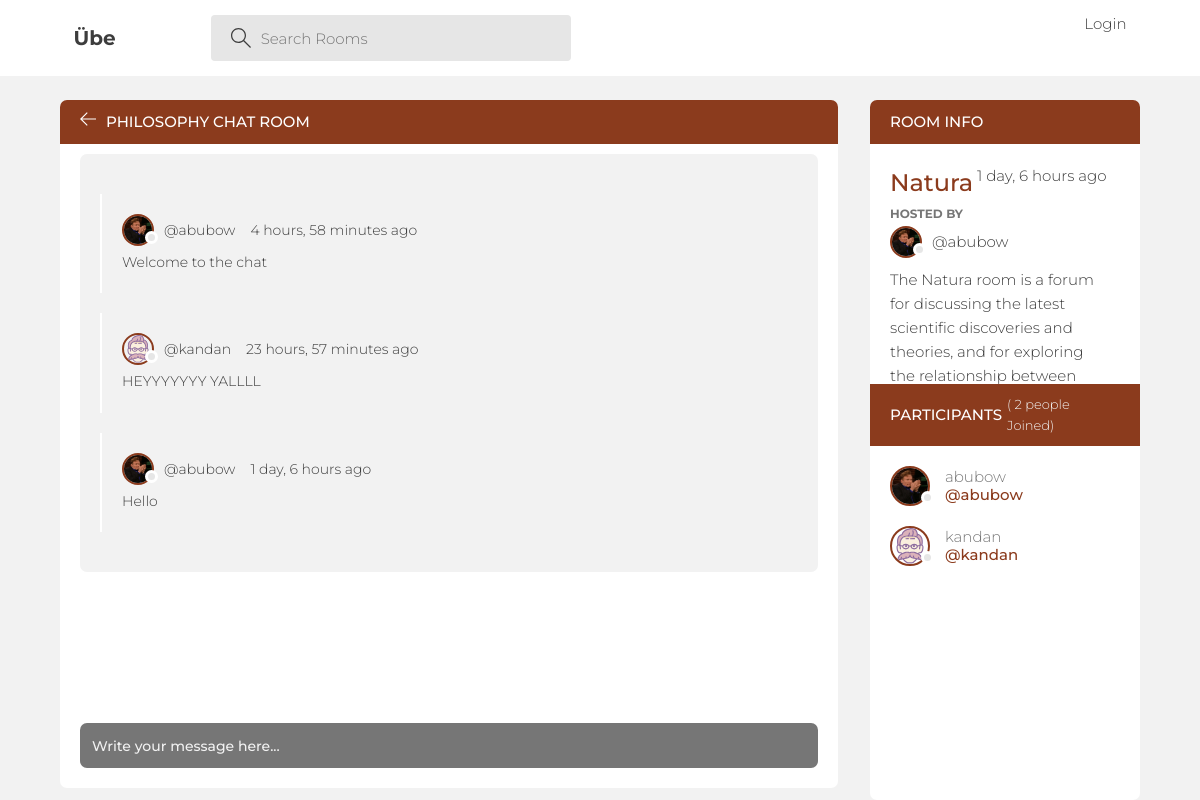
Page /room/natura/ on the committed database.
### base/models.py (models this page shows, shortened)
class Message(models.Model):
    user = models.ForeignKey(User, on_delete=models.CASCADE)
    room = models.ForeignKey(Room, on_delete=models.CASCADE)
    message = models.TextField()
    updated = models.DateTimeField(auto_now=True)
    created = models.DateTimeField(auto_now_add=True)
    class Meta:
        ordering = ['-updated', '-created']

class User(AbstractUser):
    name = models.CharField(max_length=250, null=True)
    email = models.EmailField(max_length=250, null=True, unique=True)
    bio = models.TextField(null=True, blank=True)
    avatar = models.ImageField(
        null=True, blank=True, default='default.svg'
    )
    USERNAME_FIELD = 'email'
    REQUIRED_FIELDS = []

class Room(models.Model):
    id = models.AutoField(primary_key=True, unique=True, auto_created=True)
    name = models.CharField(max_length=50)
    description = models.CharField(max_length=200, null=True, blank=True)
    link = models.CharField(max_length=50, unique=True)
    topics = models.ManyToManyField('Topic', related_name='rooms', blank=True)
    participants = models.ManyToManyField(
        User, related_name='rooms_joined', blank=True)
    host = models.ForeignKey(
        User, on_delete=models.CASCADE, related_name='rooms_hosted')
    updated = models.DateTimeField(auto_now=True)
    created = models.DateTimeField(auto_now_add=True)
    class Meta:
        ordering = ['-updated', '-created']

### base/views.py (the view, shortened to what this page needs)
# urls.py: path('room/<str:pk>/', views.room, name='room'),
def room(request, pk):
    room = Room.objects.get(link=pk)
    room_messages = room.message_set.all().order_by('-created')
    participants = room.participants.all()
    context = {
        'room_messages': room_messages,
        'participants': participants,
        'room': room,
    }
    return render(request, 'base/room.html', context)

### base/templates/base/room.html (shortened to what this page needs)
{% extends 'main.html' %} {% block content %}
<main class="profile-page layout layout--2">
	<div class="container">
		<div class="room">
			<div class="room__top">
				<div class="room__topLeft">
					<a href="{% url 'home' %}">
						<svg
							version="1.1"
							xmlns="http://www.w3.org/2000/svg"
							width="32"
							height="32"
							viewBox="0 0 32 32">
							<title>arrow-left</title>
							<path
								d="M13.723 2.286l-13.723 13.714 13.719 13.714 1.616-1.611-10.96-10.96h27.625v-2.286h-27.625l10.965-10.965-1.616-1.607z"></path>
						</svg>
					</a>
					<h3>Philosophy Chat Room</h3>
				</div>
			</div>
			<div class="room__box scroll">
				<div class="room__conversation">
					<div class="threads scroll">
						{%for message in room_messages%}
						<div class="thread">
							<div class="thread__top">
								<div class="thread__author">
									<a
										href="{% url 'profile' message.user.id %}"
										class="thread__authorInfo">
										<div class="avatar avatar--small">
											<img
												src="{{ message.user.avatar.url }}" />
										</div>
										<span>@{{message.user.username}}</span>
									</a>
									<span class="thread__date"
										>{{message.created|timesince}} ago</span
									>
								</div>
							</div>
							<div class="thread__details">
								{{message.message|linebreaks}}
							</div>
						</div>
						{%endfor%}
					</div>
				</div>
			</div>
			<div class="room__message">
				<form
					action=""
					method="POST">
					<input
						type="text"
						name="message"
						placeholder="Write your message here..." />
				</form>
			</div>
		</div>
		<div class="participants scroll">
			<h3 class="participants__top">
				Room Info
			</h3>
			<div class="room__header scroll">
				<div class="room__info">
					<h3>{{room.name}}</h3>
					<span>{{room.created|timesince}} ago</span>
				</div>
				<div class="room__hosted">
					<p>Hosted By</p>
					<a
						href="{% url 'profile' room.host.id %}"
						class="room__author">
						<div class="avatar avatar--small">
							<img
								src="{{ room.host.avatar.url }}" />
						</div>
						<span>@{{room.host.username}}</span>
					</a>
				</div>
				<div class="room__details">{{room.description}}</div>
			</div>
			<h3 class="participants__top">
				Participants
				<span
					>( {% if participants|length == 1 %} 1 lonely person {% else %} {{ participants|length }} people {% endif %} Joined)</span
				>
			</h3>
			<div class="participants__list scroll">
				{% for user in participants %}
				<a
					href="{% url 'profile' user.username %}"
					class="participant">
					<div class="avatar avatar--medium">
						<img
							src="{{ user.avatar.url }}" />
					</div>
					<p>
						{{ user.username }}
						<span>@{{ user.username }}</span>
					</p>
				</a>
				{% endfor %}
			</div>
		</div>
	</div>
</main>
{% endblock content %}

### rows in the picture
Message: user.avatar (picture), user.username "abubow", created "4 hours, 58 minutes", message "Welcome to the chat"
Message: user.avatar (placeholder picture), user.username "kandan", created "23 hours, 57 minutes", message "HEYYYYYYY YALLLL"
Message: user.avatar (picture), user.username "abubow", created "1 day, 6 hours", message "Hello"
Room: name "Natura", created "1 day, 6 hours", host.avatar (picture), host.username "abubow", description "The Natura room is a forum for discussing the latest scientific discoveries and theories, and for exploring the relationship between…"
User: avatar (picture), username "abubow"
User: avatar (placeholder picture), username "kandan"

### other values in the picture
{{ participants|length }} "2"
